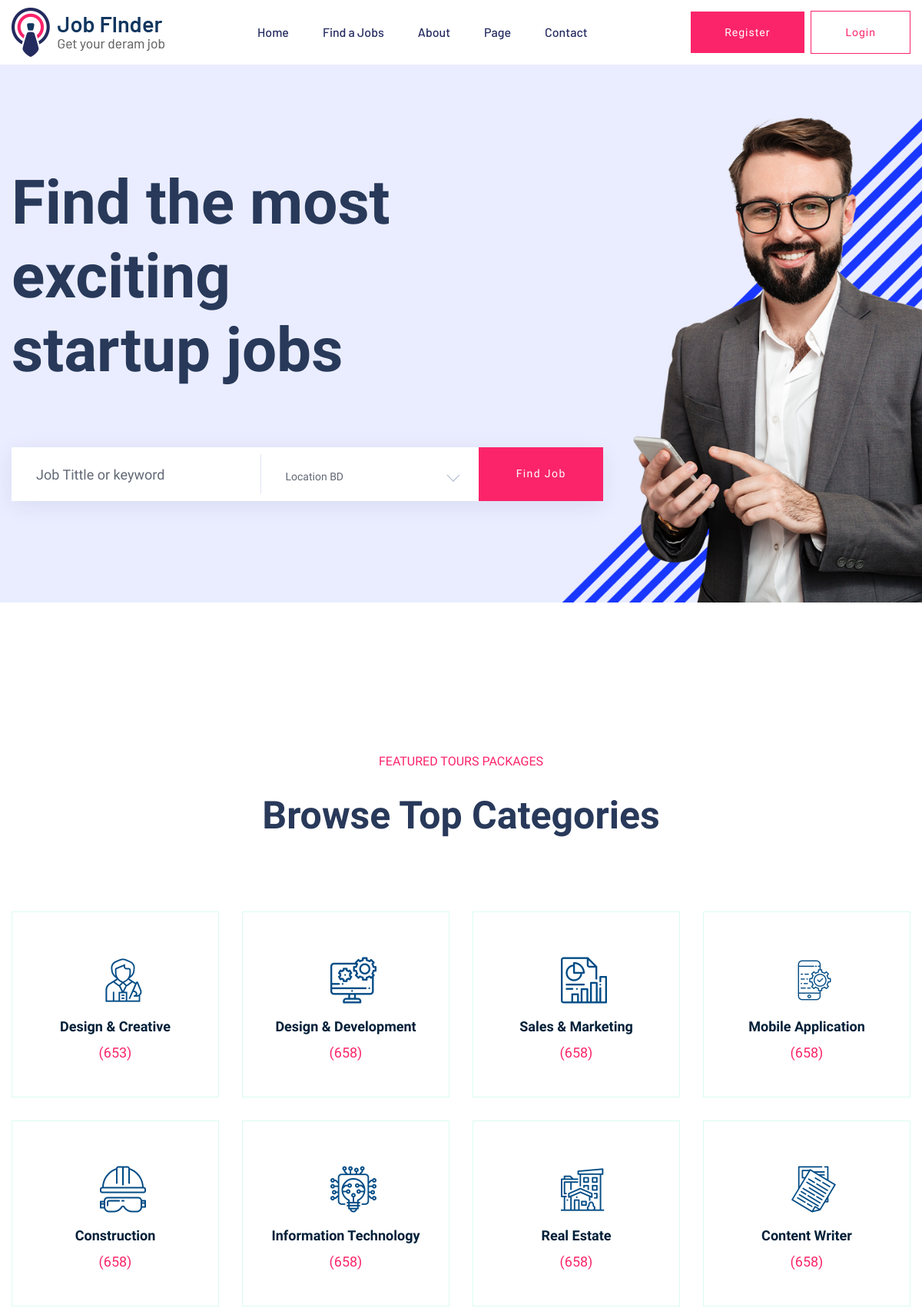
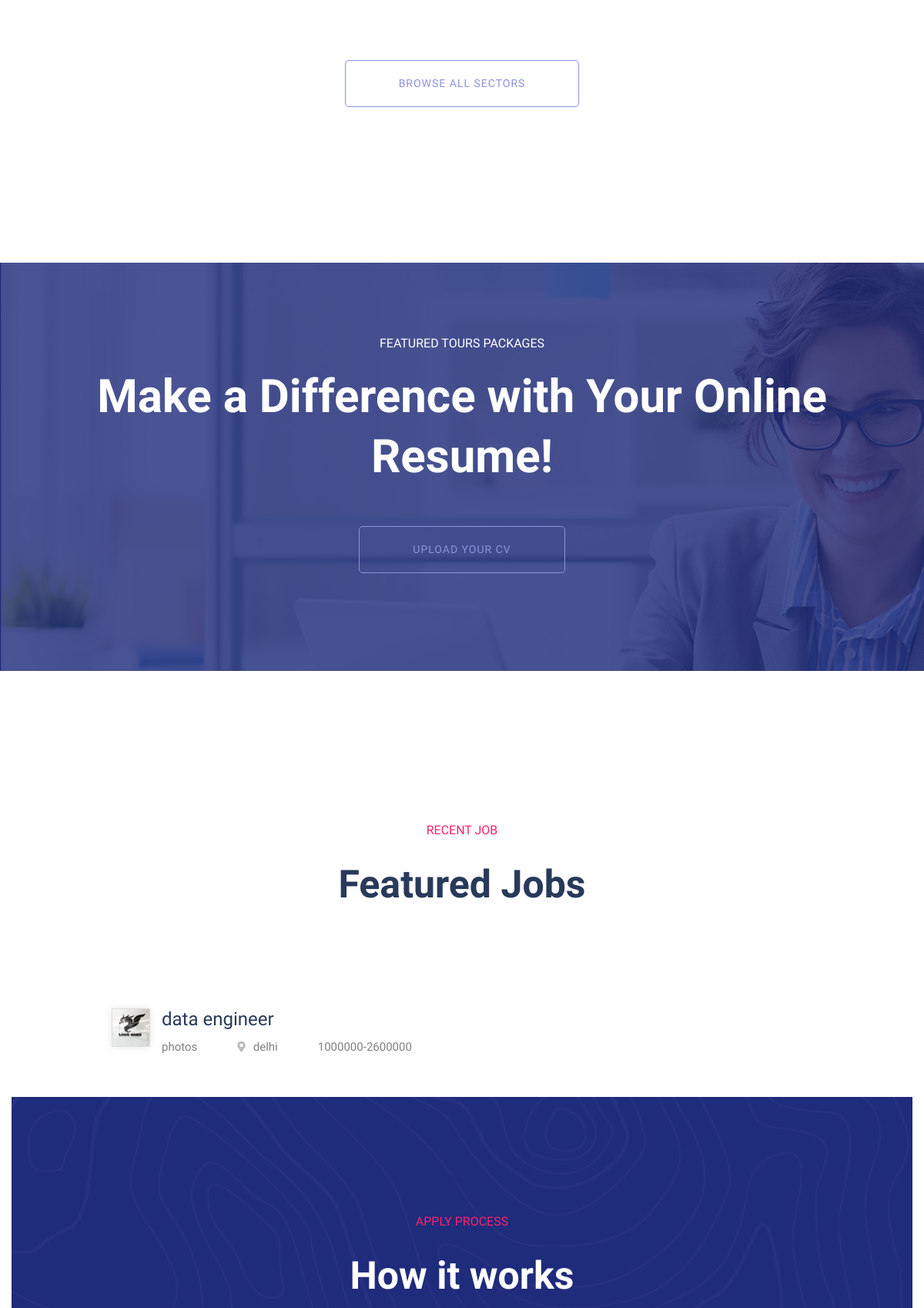
The page / (upper part) on the database its author committed (2 pictures, top to bottom).
### jobfinderportal rv/jobfinderportal-master/app.py (models this page shows, shortened)
class Job(db.Model):
    id = db.Column(db.Integer, primary_key=True)
    job_title = db.Column(db.String(255), nullable=False)
    job_description = db.Column(db.String(1000), nullable=True)
    company_name = db.Column(db.String(255), nullable=False)
    location = db.Column(db.String(255), nullable=False)
    salary = db.Column(db.String(20), nullable=True)
    job_type = db.Column(db.String(50), nullable=True)
    posted_date = db.Column(db.String(50), nullable=True)
    company_logo = db.Column(db.String(255), nullable=True)
    job_category = db.Column(db.String(255), nullable=True)
    experience = db.Column(db.String(20), nullable=True)
    user_id = db.Column(db.Integer, db.ForeignKey('user.id'), nullable=False)
    applications = db.relationship('JobApplication', backref='job', lazy=True)

### jobfinderportal rv/jobfinderportal-master/app.py (the view)
@app.route('/', methods=['GET', 'POST'])
def index():
    categories = db.session.query(Job.job_category.distinct()).all()
    types = db.session.query(Job.job_type.distinct()).all()
    locations = db.session.query(Job.location.distinct()).all()
    if request.method == 'POST':
        category_filter = request.form.get('category_filter')
        type_filters = request.form.getlist('type_filter')
        location_filter = request.form.get('location_filter')
        experience_filters = request.form.getlist('experience_filter')
        posted_within_filter = request.form.get('posted_within_filter')
        job_listings = Job.query
        if category_filter:
            job_listings = job_listings.filter(Job.job_category == category_filter)
        if type_filters:
            job_listings = job_listings.filter(Job.job_type.in_(type_filters))
        if location_filter:
            job_listings = job_listings.filter(Job.location == location_filter)
        if experience_filters:
            job_listings = job_listings.filter(Job.experience.in_(experience_filters))
        if posted_within_filter:
            if posted_within_filter == 'today':
                today = datetime.now()
                job_listings = job_listings.filter(Job.posted_date == today.strftime('%Y-%m-%d'))
            elif posted_within_filter == 'last_week':
                last_week = datetime.now() - timedelta(days=7)
                job_listings = job_listings.filter(Job.posted_date >= last_week.strftime('%Y-%m-%d'))
        job_listings = job_listings.all()
    else:
        job_listings = Job.query.all()
    return render_template(
        'index.html',
        job_listings=job_listings,
        categories=categories,
        types=types,
        locations=locations,
        get_logo_filename=get_logo_filename
    )

### jobfinderportal rv/jobfinderportal-master/templates/index.html (shortened to what this page needs)
<!doctype html>
<html class="no-js" lang="zxx">
    <head>
        <link rel="stylesheet" href="static/css/bootstrap.min.css">
        <link rel="stylesheet" href="static/css/owl.carousel.min.css">
        <link rel="stylesheet" href="static/css/flaticon.css">
        <link rel="stylesheet" href="static/css/price_rangs.css">
        <link rel="stylesheet" href="static/css/slicknav.css">
        <link rel="stylesheet" href="static/css/animate.min.css">
        <link rel="stylesheet" href="static/css/magnific-popup.css">
        <link rel="stylesheet" href="static/css/fontawesome-all.min.css">
        <link rel="stylesheet" href="static/css/themify-icons.css">
        <link rel="stylesheet" href="static/css/slick.css">
        <link rel="stylesheet" href="static/css/nice-select.css">
        <link rel="stylesheet" href="static/css/style.css">
    </head>
   <body>
    <header>
<div class="header-area header-transparrent">
    <div class="headder-top header-sticky">
        <div class="container">
            <div class="row align-items-center">
                <div class="col-lg-3 col-md-2">
                    <div class="logo">
                        <a href="{{ url_for('index') }}"><img src="{{ url_for('static', filename='img/logo/logo.png') }}" alt=""></a>
                    </div>
                </div>
                <div class="col-lg-9 col-md-9">
                    <div class="menu-wrapper">
                        <div class="main-menu">
                            <nav class="d-none d-lg-block">
                                <ul id="navigation">
                                    <li><a href="{{ url_for('index') }}">Home</a></li>
                                    <li><a href="{{ url_for('job_listing') }}">Find a Jobs</a></li>
                                    <li><a href="{{ url_for('about') }}">About</a></li>
                                    <li><a href="#">Page</a>
                                    </li>
                                    <li><a href="{{ url_for('contact') }}">Contact</a></li>
                                </ul>
                            </nav>
                        </div>
                        <div class="header-btn d-none f-right d-lg-block">
                            {% if current_user.is_authenticated %}
                                <a href="{{ url_for('logout') }}" class="btn head-btn1">Logout</a>
                            {% else %}
                                <a href="{{ url_for('register') }}" class="btn head-btn1">Register</a>
                                <a href="{{ url_for('login') }}" class="btn head-btn2">Login</a>
                            {% endif %}
                        </div>
                    </div>
                </div>
                <div class="col-12">
                </div>
            </div>
        </div>
    </div>
</div>
    <main>
        <div class="slider-area ">
            <div class="slider-active">
                <div class="single-slider slider-height d-flex align-items-center" data-background="static/img/hero/h1_hero.jpg">
                    <div class="container">
                        <div class="row">
                            <div class="col-xl-6 col-lg-9 col-md-10">
                                <div class="hero__caption">
                                    <h1>Find the most exciting startup jobs</h1>
                                </div>
                            </div>
                        </div>
                        <div class="row">
                            <div class="col-xl-8">
                                <form action="#" class="search-box">
                                    <div class="input-form">
                                        <input type="text" placeholder="Job Tittle or keyword">
                                    </div>
                                    <div class="select-form">
                                    </div>
                                    <div class="search-form">
                                        <a href="#">Find job</a>
                                    </div>
                                </form>
                            </div>
                        </div>
                    </div>
                </div>
            </div>
        </div>
        <div class="our-services section-pad-t30">
            <div class="container">
                <div class="row">
                    <div class="col-lg-12">
                        <div class="section-tittle text-center">
                            <span>FEATURED TOURS Packages</span>
                            <h2>Browse Top Categories </h2>
                        </div>
                    </div>
                </div>
                <div class="row d-flex justify-contnet-center">
                    <div class="col-xl-3 col-lg-3 col-md-4 col-sm-6">
                        <div class="single-services text-center mb-30">
                            <div class="services-ion">
                                <span class="flaticon-tour"></span>
                            </div>
                            <div class="services-cap">
                               <h5><a href="job_listing.html">Design & Creative</a></h5>
                                <span>(653)</span>
                            </div>
                        </div>
                    </div>
                    <div class="col-xl-3 col-lg-3 col-md-4 col-sm-6">
                        <div class="single-services text-center mb-30">
                            <div class="services-ion">
                                <span class="flaticon-cms"></span>
                            </div>
                            <div class="services-cap">
                               <h5><a href="job_listing.html">Design & Development</a></h5>
                                <span>(658)</span>
                            </div>
                        </div>
                    </div>
                    <div class="col-xl-3 col-lg-3 col-md-4 col-sm-6">
                        <div class="single-services text-center mb-30">
                            <div class="services-ion">
                                <span class="flaticon-report"></span>
                            </div>
                            <div class="services-cap">
                               <h5><a href="job_listing.html">Sales & Marketing</a></h5>
                                <span>(658)</span>
                            </div>
                        </div>
                    </div>
                    <div class="col-xl-3 col-lg-3 col-md-4 col-sm-6">
                        <div class="single-services text-center mb-30">
                            <div class="services-ion">
                                <span class="flaticon-app"></span>
                            </div>
                            <div class="services-cap">
                               <h5><a href="job_listing.html">Mobile Application</a></h5>
                                <span>(658)</span>
                            </div>
                        </div>
                    </div>
                    <div class="col-xl-3 col-lg-3 col-md-4 col-sm-6">
                        <div class="single-services text-center mb-30">
                            <div class="services-ion">
                                <span class="flaticon-helmet"></span>
                            </div>
                            <div class="services-cap">
                               <h5><a href="job_listing.html">Construction</a></h5>
                                <span>(658)</span>
                            </div>
                        </div>
                    </div>
                    <div class="col-xl-3 col-lg-3 col-md-4 col-sm-6">
                        <div class="single-services text-center mb-30">
                            <div class="services-ion">
                                <span class="flaticon-high-tech"></span>
                            </div>
                            <div class="services-cap">
                               <h5><a href="job_listing.html">Information Technology</a></h5>
                                <span>(658)</span>
                            </div>
                        </div>
                    </div>
                    <div class="col-xl-3 col-lg-3 col-md-4 col-sm-6">
                        <div class="single-services text-center mb-30">
                            <div class="services-ion">
                                <span class="flaticon-real-estate"></span>
                            </div>
                            <div class="services-cap">
                               <h5><a href="job_listing.html">Real Estate</a></h5>
                                <span>(658)</span>
                            </div>
                        </div>
                    </div>
                    <div class="col-xl-3 col-lg-3 col-md-4 col-sm-6">
                        <div class="single-services text-center mb-30">
                            <div class="services-ion">
                                <span class="flaticon-content"></span>
                            </div>
                            <div class="services-cap">
                               <h5><a href="job_listing.html">Content Writer</a></h5>
                                <span>(658)</span>
                            </div>
                        </div>
                    </div>
                </div>
                <div class="row">
                    <div class="col-lg-12">
                        <div class="browse-btn2 text-center mt-50">
                            <a href="job_listing.html" class="border-btn2">Browse All Sectors</a>
                        </div>
                    </div>
                </div>
            </div>
        </div>
         <div class="online-cv cv-bg section-overly pt-90 pb-120"  data-background="static/img/gallery/cv_bg.jpg">
            <div class="container">
                <div class="row justify-content-center">
                    <div class="col-xl-10">
                        <div class="cv-caption text-center">
                            <p class="pera1">FEATURED TOURS Packages</p>
                            <p class="pera2"> Make a Difference with Your Online Resume!</p>
                            <a href="#" class="border-btn2 border-btn4">Upload your cv</a>
                        </div>
                    </div>
                </div>
            </div>
        </div>
        <section class="featured-job-area feature-padding">
            <div class="container">
<section class="featured-job-area">
    <div class="row">
        <div class="col-lg-12">
            <div class="section-tittle text-center">
                <span>Recent Job</span>
                <h2>Featured Jobs</h2>
            </div>
        </div>
    </div>
    <div class="row justify-content-center">
        <div class="col-xl-10">
            <div id="job-list-container">
                {% for job in job_listings[:4] %}
                <div class="single-job-items mb-30">
                    <div class="job-items">
                        <div class="company-img">
                            {% if job.company_logo %}
                                <img src="{{ url_for('static', filename='img/logo/' + job.company_logo) }}" alt="">
                            {% else %}
                                <img src="{{ url_for('static', filename='img/logo/default_logo.png') }}" alt="">
                            {% endif %}
                        </div>
                        <div class="job-tittle">
                            <a href="{{ url_for('job_details') }}">
                                <h4>{{ job.job_title }}</h4>
                            </a>
                            <ul>
                                <li>{{ job.company_name }}</li>
                                <li><i class="fas fa-map-marker-alt"></i>{{ job.location }}</li>
                                <li>{{ job.salary }}</li>
                            </ul>
                        </div>
                    </div>
                </div>
                {% endfor %}
            </div>
        </div>
    </div>
</section>
<div class="apply-process-area pt-150 pb-150" style="background-image: url('static/img/gallery/how-applybg.png'); background-size: cover; background-position: center; height: 100vh;">
    <div class="container-fluid">
        <div class="row">
            <div class="col-lg-12">
                <div class="section-tittle white-text text-center">
                    <span>Apply process</span>
                    <h2>How it works</h2>
                </div>
            </div>
        </div>
    </div>
</div>
    </main>
    </body>
</html>

### jobfinderportal rv/jobfinderportal-master/templates/index.html (style rules this page uses)
.single-job-items { display: flex; flex-wrap: wrap; margin-bottom: 15px; width: 100%; }
.company-img { width: 50px; height: 50px; margin-right: 15px; border: 1px solid #ddd; overflow: hidden; box-shadow: 0 0 10px rgba(0, 0, 0, 0.1); }
.company-img img { width: 100%; height: 100%; object-fit: cover; margin: 0; padding: 0; }
.job-tittle { flex: 1; }
.apply-process-area { background-image: url("static/img/gallery/how-applybg.png"); background-size: cover; background-position: center; height: 100vh; }

### rows shown on the page
Job: company_logo (picture), job_title "data engineer", company_name "photos", location "delhi", salary "1000000-2600000"
